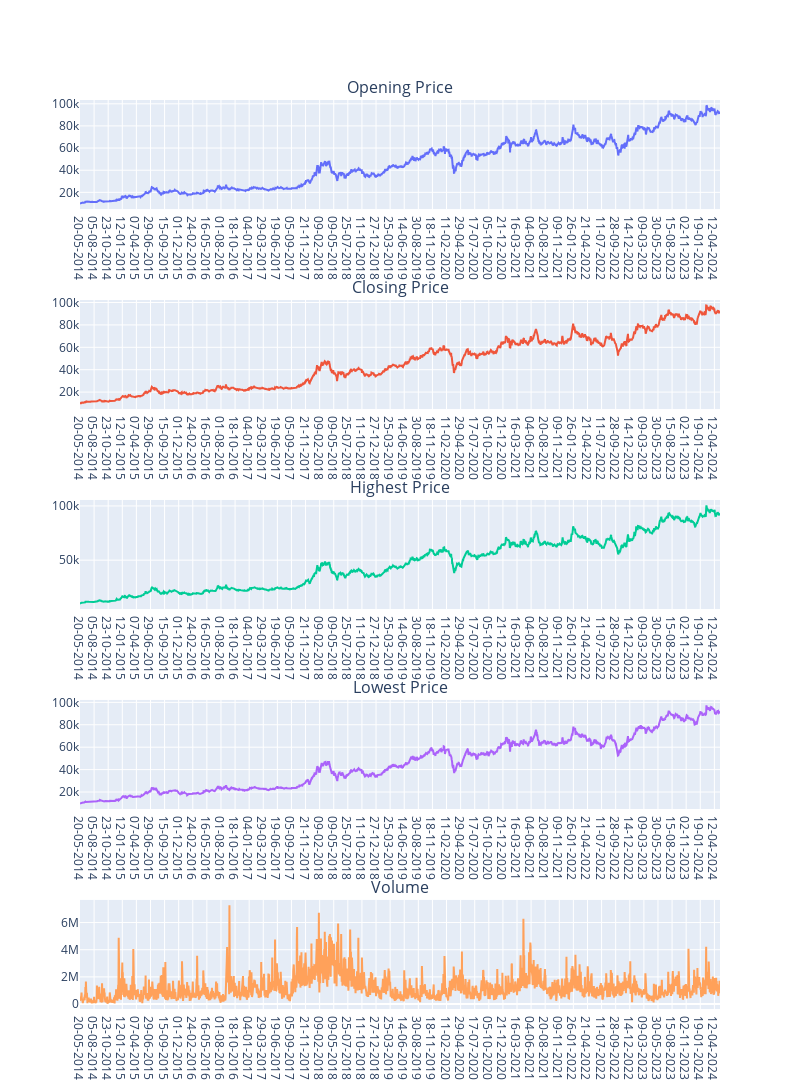

Write notebook code for a chart like this one.
### Code cell
from plotly.subplots import make_subplots
import plotly.graph_objs as go


fig = make_subplots(rows=5, cols=1,
                    subplot_titles=("Opening Price", "Closing Price", "Highest Price",
                                    "Lowest Price", "Volume"))

fig.add_trace(go.Scatter(x=VCB['date'], y=VCB["open"]), row=1, col=1)
fig.add_trace(go.Scatter(x=VCB['date'], y=VCB["close"]), row=2, col=1)
fig.add_trace(go.Scatter(x=VCB['date'], y=VCB["high"]), row=3, col=1)
fig.add_trace(go.Scatter(x=VCB['date'], y=VCB["low"]), row=4, col=1)
fig.add_trace(go.Scatter(x=VCB['date'], y=VCB["volume"]), row=5, col=1)

fig.update_layout(showlegend=False, height=1200, width=800)
              
fig.show()

### Figure 1 — Plotly figure (JSON) as saved in the notebook; plotly's stock layout.template omitted (floating-point values rounded to 4 significant figures; data arrays with more than 128 entries replaced by an {"elided": "..."} marker saying what was removed)
{"data": [{"type": "scatter", "x": {"elided": "2499 str values"}, "xaxis": "x", "y": {"elided": "2499 int values"}, "yaxis": "y"}, {"type": "scatter", "x": {"elided": "2499 str values"}, "xaxis": "x2", "y": {"elided": "2499 int values"}, "yaxis": "y2"}, {"type": "scatter", "x": {"elided": "2499 str values"}, "xaxis": "x3", "y": {"elided": "2499 int values"}, "yaxis": "y3"}, {"type": "scatter", "x": {"elided": "2499 str values"}, "xaxis": "x4", "y": {"elided": "2499 int values"}, "yaxis": "y4"}, {"type": "scatter", "x": {"elided": "2499 str values"}, "xaxis": "x5", "y": {"elided": "2499 int values"}, "yaxis": "y5"}], "layout": {"annotations": [{"font": {"size": 16}, "showarrow": false, "text": "Opening Price", "x": 0.5, "xanchor": "center", "xref": "paper", "y": 1, "yanchor": "bottom", "yref": "paper"}, {"font": {"size": 16}, "showarrow": false, "text": "Closing Price", "x": 0.5, "xanchor": "center", "xref": "paper", "y": 0.78, "yanchor": "bottom", "yref": "paper"}, {"font": {"size": 16}, "showarrow": false, "text": "Highest Price", "x": 0.5, "xanchor": "center", "xref": "paper", "y": 0.56, "yanchor": "bottom", "yref": "paper"}, {"font": {"size": 16}, "showarrow": false, "text": "Lowest Price", "x": 0.5, "xanchor": "center", "xref": "paper", "y": 0.34, "yanchor": "bottom", "yref": "paper"}, {"font": {"size": 16}, "showarrow": false, "text": "Volume", "x": 0.5, "xanchor": "center", "xref": "paper", "y": 0.12, "yanchor": "bottom", "yref": "paper"}], "height": 1200, "showlegend": false, "width": 800, "xaxis": {"anchor": "y", "domain": [0, 1]}, "xaxis2": {"anchor": "y2", "domain": [0, 1]}, "xaxis3": {"anchor": "y3", "domain": [0, 1]}, "xaxis4": {"anchor": "y4", "domain": [0, 1]}, "xaxis5": {"anchor": "y5", "domain": [0, 1]}, "yaxis": {"anchor": "x", "domain": [0.88, 1]}, "yaxis2": {"anchor": "x2", "domain": [0.66, 0.78]}, "yaxis3": {"anchor": "x3", "domain": [0.44, 0.56]}, "yaxis4": {"anchor": "x4", "domain": [0.22, 0.34]}, "yaxis5": {"anchor": "x5", "domain": [0, 0.12]}}}
